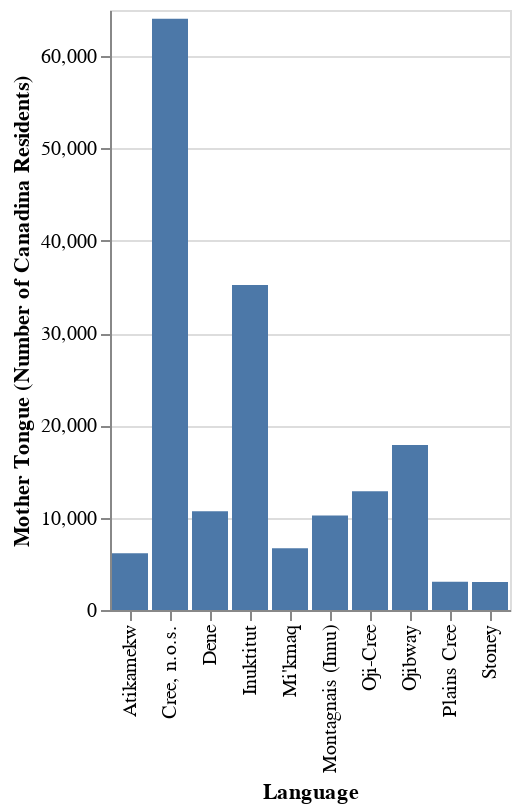

Source (notebook cell):
### Code cell
barplot_mother_tongue = (alt.Chart(first_top_ten).mark_bar()
                         .encode(x = alt.X("language").title("Language"),
                                 y = alt.Y("mother_tongue").title("Mother Tongue (Number of Canadina Residents)"))
                         
                         )

barplot_mother_tongue

### Figure 1 — Vega-Lite specification as saved in the notebook (floating-point values rounded to 4 significant figures)
{"config": {"view": {"continuousWidth": 300, "continuousHeight": 300}}, "data": {"name": "data-7f8024c4ba6a0225cc9c8abf5ba5dae8"}, "mark": {"type": "bar"}, "encoding": {"x": {"field": "language", "title": "Language", "type": "nominal"}, "y": {"field": "mother_tongue", "title": "Mother Tongue (Number of Canadina Residents)", "type": "quantitative"}}, "$schema": "https://vega.github.io/schema/vega-lite/v6.1.0.json", "datasets": {"data-7f8024c4ba6a0225cc9c8abf5ba5dae8": [{"language": "Cree, n.o.s.", "mother_tongue": 64050}, {"language": "Inuktitut", "mother_tongue": 35210}, {"language": "Ojibway", "mother_tongue": 17885}, {"language": "Oji-Cree", "mother_tongue": 12855}, {"language": "Dene", "mother_tongue": 10700}, {"language": "Montagnais (Innu)", "mother_tongue": 10235}, {"language": "Mi'kmaq", "mother_tongue": 6690}, {"language": "Atikamekw", "mother_tongue": 6150}, {"language": "Plains Cree", "mother_tongue": 3065}, {"language": "Stoney", "mother_tongue": 3025}]}}
